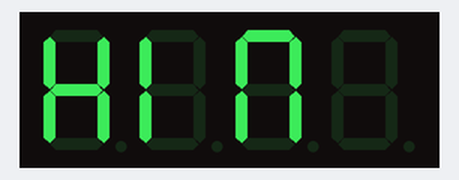
A sketch run on a simulated Arduino Uno, built with avr-gcc and run on an emulated ATmega328P. Shown: 4-digit seven-segment display.

Above: at 0.15 s.
At 0.75 s:
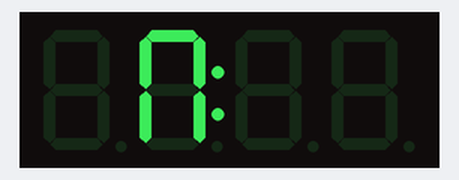
At 1.66 s:
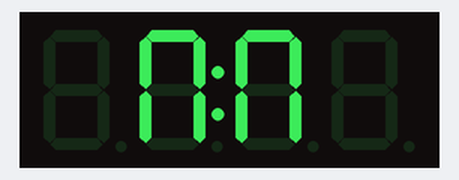
At 3.17 s:
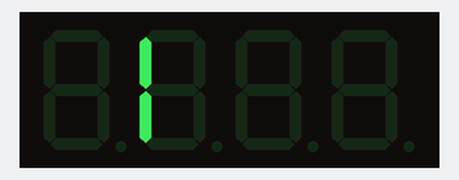
At 4.68 s:
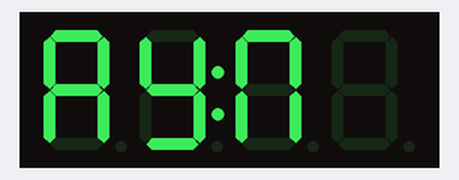
At 6.1 s:
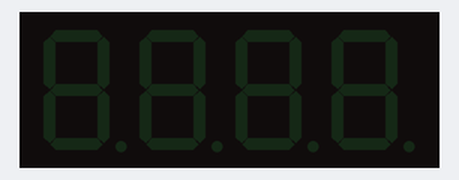

The sketch:

code_3_30_25.ino
```cpp
#include <Wire.h>
#include <Adafruit_GFX.h>
#include <Adafruit_LEDBackpack.h>

Adafruit_7segment matrix = Adafruit_7segment(); // Create the 7-segment object

// Define the message to scroll
String message = "HI MY NAME IS MAYUMI";
int messageLength;

void setup() {
  matrix.begin(); // Initialize the display
  matrix.setBrightness(15);  // Set the brightness to maximum (0-15)

  messageLength = message.length(); // Get the length of the message
}

void loop() {
  // Continuously scroll the message
  for (int i = 0; i < messageLength + 4; i++) {
    matrix.clear(); // Clear the display each time before writing new characters

    // Display characters based on the scroll position
    for (int j = 0; j < 4; j++) {
      int charIndex = i + j; // Determine the character index for each digit

      // Only show characters from the message, else leave it empty
      if (charIndex < messageLength) {
        matrix.writeDigitAscii(j, message.charAt(charIndex)); // Write each character on the corresponding digit
      } else {
        matrix.writeDigitAscii(j, ' '); // Blank out the extra digits
      }
    }

    matrix.writeDisplay(); // Update the display
    delay(300); // Delay to control the scroll speed
  }

  // Reset the message to start from the beginning after one complete loop
  // No need to do anything special since the loop will naturally continue to scroll again
}
```

Measured:
- by itself, everything shown: repeats every 7.2 s, in 21 steps
- what the display in image 5 shows lasts 1.2 s, from 6.0 s to 7.2 s
